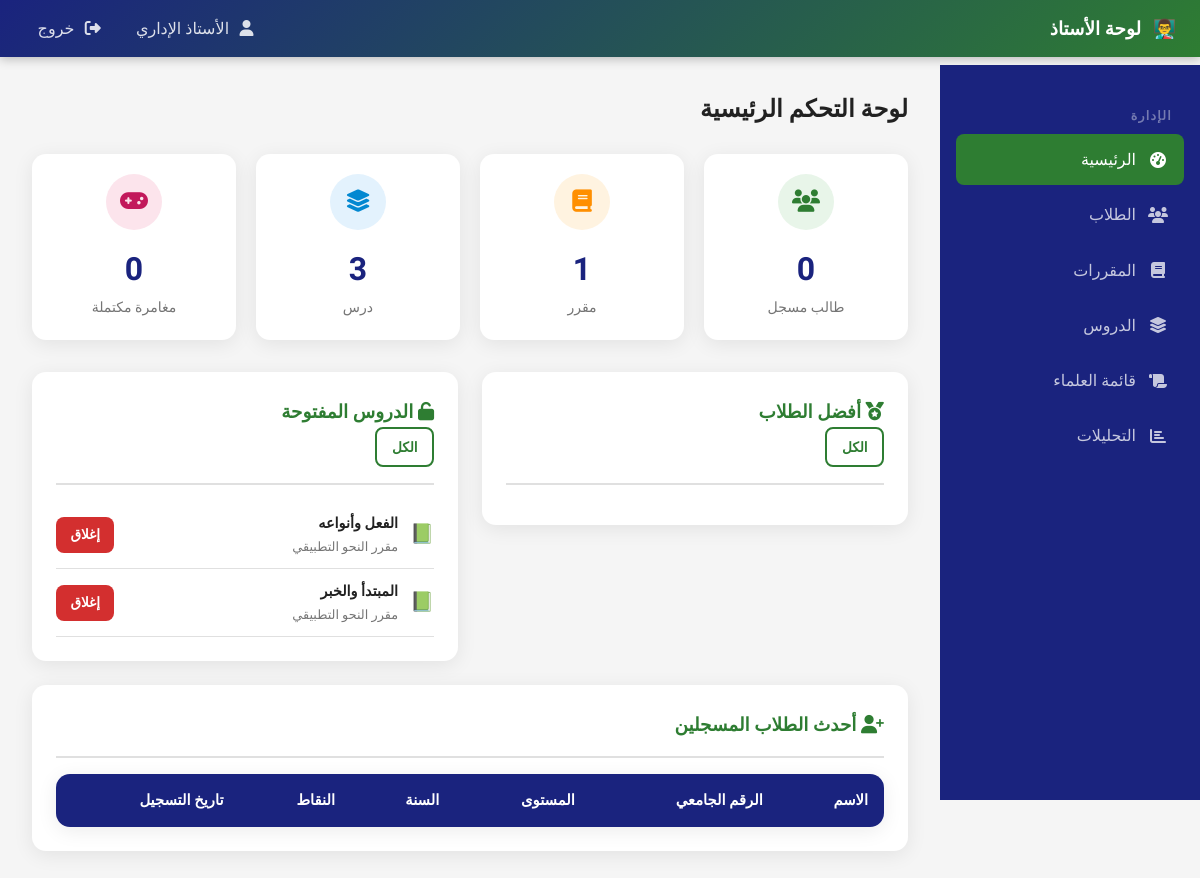
Screenshot of /teacher/dashboard.php (signed in) with the database file from the repository.
### tables this page shows
CREATE TABLE IF NOT EXISTS teachers (
    id INT AUTO_INCREMENT PRIMARY KEY,
    name VARCHAR(150) NOT NULL,
    email VARCHAR(200) NOT NULL UNIQUE,
    password_hash VARCHAR(255) NOT NULL,
    is_active TINYINT(1) NOT NULL DEFAULT 1,
    created_at TIMESTAMP DEFAULT CURRENT_TIMESTAMP
);

CREATE TABLE IF NOT EXISTS lessons (
    id INT AUTO_INCREMENT PRIMARY KEY,
    course_id INT NOT NULL,
    name VARCHAR(255) NOT NULL,
    description TEXT,
    pdf_url VARCHAR(500) DEFAULT NULL,
    podcast_url VARCHAR(500) DEFAULT NULL,
    video_url VARCHAR(500) DEFAULT NULL,
    presentation_html LONGTEXT DEFAULT NULL,
    is_open TINYINT(1) NOT NULL DEFAULT 0,
    sort_order INT NOT NULL DEFAULT 0,
    game_type ENUM('mountain','maze','ship') NOT NULL DEFAULT 'mountain',
    created_at TIMESTAMP DEFAULT CURRENT_TIMESTAMP,
    FOREIGN KEY (course_id) REFERENCES courses(id) ON DELETE CASCADE
);

CREATE TABLE IF NOT EXISTS courses (
    id INT AUTO_INCREMENT PRIMARY KEY,
    teacher_id INT NOT NULL,
    name VARCHAR(255) NOT NULL,
    description TEXT,
    icon VARCHAR(100) DEFAULT 'fa-book',
    color VARCHAR(20) DEFAULT '#4B8B3B',
    status ENUM('active','archived') NOT NULL DEFAULT 'active',
    created_at TIMESTAMP DEFAULT CURRENT_TIMESTAMP,
    FOREIGN KEY (teacher_id) REFERENCES teachers(id) ON DELETE CASCADE
);

### includes/functions.php (called while the page is built, shortened)
<?php
function requireTeacher(): array {
    $db = getDB();
    $stmt = $db->prepare("SELECT * FROM teachers WHERE id = ? AND is_active = 1");
    $stmt->execute([$_SESSION['teacher_id']]);
    $teacher = $stmt->fetch();
    return $teacher;
}
function clean(string $value): string {
    return htmlspecialchars(trim($value), ENT_QUOTES, 'UTF-8');
}

### teacher/dashboard.php (the view, shortened to what this page needs)
<?php
require_once __DIR__ . '/../includes/functions.php';
$teacher = requireTeacher();
$db      = getDB();
$totalStudents = $db->query("SELECT COUNT(*) FROM students")->fetchColumn();
$totalCourses  = $db->query("SELECT COUNT(*) FROM courses")->fetchColumn();
$totalLessons  = $db->query("SELECT COUNT(*) FROM lessons")->fetchColumn();
$totalGames    = $db->query("SELECT COUNT(*) FROM student_games WHERE completed = 1")->fetchColumn();
$openLessons = $db->query("SELECT l.*, c.name AS course_name FROM lessons l JOIN courses c ON c.id = l.course_id WHERE l.is_open = 1 ORDER BY l.id DESC LIMIT 5")->fetchAll();
?>
<!DOCTYPE html>
<html lang="ar" dir="rtl">
<head>
  <link rel="stylesheet" href="/assets/css/style.css">
  <link rel="stylesheet" href="https://cdnjs.cloudflare.com/ajax/libs/font-awesome/6.5.0/css/all.min.css">
</head>
<body>
<nav class="navbar">
  <div class="navbar-brand">
    <span>👨‍🏫</span><span>لوحة الأستاذ</span>
  </div>
  <ul class="navbar-nav">
    <li><span class="nav-link"><i class="fas fa-user"></i> <?= clean($teacher['name']) ?></span></li>
    <li><a href="/api/auth.php?action=logout_teacher" class="nav-link"><i class="fas fa-sign-out-alt"></i> خروج</a></li>
  </ul>
</nav>
<aside class="sidebar">
  <div class="sidebar-section">الإدارة</div>
  <a href="/teacher/dashboard.php"  class="sidebar-link active"><i class="fas fa-tachometer-alt"></i> الرئيسية</a>
  <a href="/teacher/students.php"   class="sidebar-link"><i class="fas fa-users"></i> الطلاب</a>
  <a href="/teacher/courses.php"    class="sidebar-link"><i class="fas fa-book"></i> المقررات</a>
  <a href="/teacher/lessons.php"    class="sidebar-link"><i class="fas fa-layer-group"></i> الدروس</a>
  <a href="/teacher/scholars.php"   class="sidebar-link"><i class="fas fa-scroll"></i> قائمة العلماء</a>
  <a href="/teacher/analytics.php"  class="sidebar-link"><i class="fas fa-chart-bar"></i> التحليلات</a>
</aside>
<main class="main-content">
  <h2 style="margin-bottom:1.5rem;">لوحة التحكم الرئيسية</h2>
  <div class="stats-grid">
    <div class="stat-card">
      <div class="stat-icon" style="background:#E8F5E9;"><i class="fas fa-users" style="color:var(--primary);"></i></div>
      <div class="stat-value"><?= $totalStudents ?></div>
      <div class="stat-label">طالب مسجل</div>
    </div>
    <div class="stat-card">
      <div class="stat-icon" style="background:#FFF3E0;"><i class="fas fa-book" style="color:var(--accent);"></i></div>
      <div class="stat-value"><?= $totalCourses ?></div>
      <div class="stat-label">مقرر</div>
    </div>
    <div class="stat-card">
      <div class="stat-icon" style="background:#E3F2FD;"><i class="fas fa-layer-group" style="color:var(--info);"></i></div>
      <div class="stat-value"><?= $totalLessons ?></div>
      <div class="stat-label">درس</div>
    </div>
    <div class="stat-card">
      <div class="stat-icon" style="background:#FCE4EC;"><i class="fas fa-gamepad" style="color:#C2185B;"></i></div>
      <div class="stat-value"><?= $totalGames ?></div>
      <div class="stat-label">مغامرة مكتملة</div>
    </div>
  </div>
  <div style="display:grid;grid-template-columns:1fr 1fr;gap:1.5rem;align-items:start;">
    <div class="card">
      <div class="card-header">
        <div class="card-title"><i class="fas fa-medal"></i> أفضل الطلاب</div>
        <a href="/teacher/students.php" class="btn btn-outline btn-sm">الكل</a>
      </div>
    </div>
    <div class="card">
      <div class="card-header">
        <div class="card-title"><i class="fas fa-unlock"></i> الدروس المفتوحة</div>
        <a href="/teacher/lessons.php" class="btn btn-outline btn-sm">الكل</a>
      </div>
      <?php if (empty($openLessons)): ?>
      <p style="color:var(--muted);font-size:.9rem;">لا توجد دروس مفتوحة.</p>
      <?php else: ?>
      <?php foreach ($openLessons as $l): ?>
      <div style="display:flex;align-items:center;gap:.75rem;padding:.65rem 0;border-bottom:1px solid var(--border);">
        <span style="font-size:1.2rem;">📗</span>
        <div style="flex:1;">
          <div style="font-weight:600;font-size:.9rem;"><?= clean($l['name']) ?></div>
          <div style="font-size:.8rem;color:var(--muted);"><?= clean($l['course_name']) ?></div>
        </div>
        <a href="/teacher/lessons.php?toggle=<?= $l['id'] ?>&csrf=<?= $_SESSION['teacher_id'] ?>" class="btn btn-danger btn-sm">إغلاق</a>
      </div>
      <?php endforeach; ?>
      <?php endif; ?>
    </div>
  </div>
  <div class="card" style="margin-top:1.5rem;">
    <div class="card-header">
      <div class="card-title"><i class="fas fa-user-plus"></i> أحدث الطلاب المسجلين</div>
    </div>
    <div class="table-wrap">
      <table>
        <thead><tr><th>الاسم</th><th>الرقم الجامعي</th><th>المستوى</th><th>السنة</th><th>النقاط</th><th>تاريخ التسجيل</th></tr></thead>
      </table>
    </div>
  </div>
</main>
</body>
</html>

### assets/css/style.css (style rules this page uses)
:root { --primary: #2E7D32; --primary-lt: #4CAF50; --accent: #FF8F00; --accent-lt: #FFC107; --danger: #D32F2F; --info: #0288D1; --dark: #1A237E; --bg: #F5F5F5; --card: #FFFFFF; --text: #212121; --muted: #757575; --border: #E0E0E0; --shadow: 0 4px 20px rgba(0,0,0,0.08); --radius: 14px; --radius-sm: 8px; --transition: all .3s ease; }
*, *::before, *::after { box-sizing: border-box; margin: 0; padding: 0; }
html { direction: rtl; font-size: 16px; scroll-behavior: smooth; }
body { font-family: 'Tajawal', 'Arial', sans-serif; background: var(--bg); color: var(--text); line-height: 1.7; min-height: 100vh; }
a { color: var(--primary); text-decoration: none; transition: var(--transition); }
.btn { display: inline-flex; align-items: center; gap: .5rem; padding: .65rem 1.4rem; border-radius: var(--radius-sm); font-family: inherit; font-size: .95rem; font-weight: 600; cursor: pointer; border: none; transition: var(--transition); text-decoration: none; }
.btn-danger { background: var(--danger); color: #fff; }
.btn-outline { background: transparent; border: 2px solid var(--primary); color: var(--primary); }
.btn-sm { padding: .4rem .9rem; font-size: .85rem; }
.card { background: var(--card); border-radius: var(--radius); box-shadow: var(--shadow); padding: 1.5rem; transition: var(--transition); }
.card-header { border-bottom: 2px solid var(--border); padding-bottom: 1rem; margin-bottom: 1rem; }
.card-title { font-size: 1.15rem; font-weight: 700; color: var(--primary); }
.navbar { background: linear-gradient(135deg, var(--dark) 0%, var(--primary) 100%); padding: .8rem 1.5rem; position: sticky; top: 0; z-index: 1000; box-shadow: 0 2px 10px rgba(0,0,0,.25); display: flex; align-items: center; justify-content: space-between; gap: 1rem; }
.navbar-brand { display: flex; align-items: center; gap: .75rem; color: #fff; font-size: 1.15rem; font-weight: 800; }
.navbar-nav { display: flex; align-items: center; gap: .5rem; list-style: none; }
.nav-link { color: rgba(255,255,255,.85); padding: .45rem .85rem; border-radius: var(--radius-sm); font-weight: 500; transition: var(--transition); }
.nav-link i { margin-left: .4rem; }
.sidebar { width: 260px; min-height: calc(100vh - 65px); background: var(--dark); padding: 1.5rem 1rem; position: fixed; top: 65px; right: 0; overflow-y: auto; transition: var(--transition); z-index: 900; }
.sidebar-link { display: flex; align-items: center; gap: .75rem; padding: .75rem 1rem; color: rgba(255,255,255,.75); border-radius: var(--radius-sm); margin-bottom: .25rem; font-weight: 500; transition: var(--transition); }
.sidebar-link:hover, .sidebar-link.active { background: var(--primary); color: #fff; }
.sidebar-link i { width: 20px; text-align: center; }
.sidebar-section { color: rgba(255,255,255,.4); font-size: .78rem; font-weight: 700; text-transform: uppercase; letter-spacing: .1em; padding: 1rem .75rem .5rem; }
.main-content { margin-right: 260px; padding: 2rem; min-height: calc(100vh - 65px); }
.stats-grid { display: grid; grid-template-columns: repeat(auto-fit, minmax(200px, 1fr)); gap: 1.25rem; margin-bottom: 2rem; }
.stat-card { background: var(--card); border-radius: var(--radius); padding: 1.25rem; text-align: center; box-shadow: var(--shadow); transition: var(--transition); }
.stat-icon { width: 56px; height: 56px; border-radius: 50%; display: flex; align-items: center; justify-content: center; font-size: 1.4rem; margin: 0 auto .75rem; }
.stat-value { font-size: 2rem; font-weight: 800; color: var(--dark); }
.stat-label { font-size: .88rem; color: var(--muted); font-weight: 500; }
.table-wrap { overflow-x: auto; border-radius: var(--radius); box-shadow: var(--shadow); }
table { width: 100%; border-collapse: collapse; background: var(--card); }
thead tr { background: var(--dark); color: #fff; }
th, td { padding: .85rem 1rem; text-align: right; font-size: .92rem; }

### rows the page displays
teachers: name "الأستاذ الإداري"
lessons: name "الفعل وأنواعه", course.name "مقرر النحو التطبيقي"
lessons: name "المبتدأ والخبر", course.name "مقرر النحو التطبيقي"

### other values shown
$totalStudents "0"
$totalCourses "1"
$totalLessons "3"
$totalGames "0"
